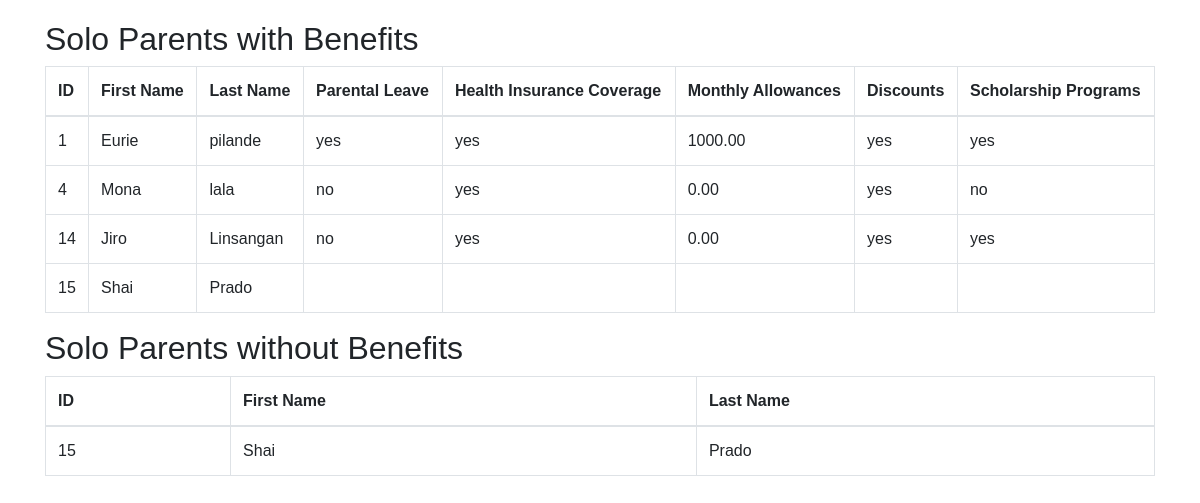
Screenshot of /view_benefits.php with the database file from the repository.
### tables this page shows
CREATE TABLE `solo_parent_benefits` (
  `id` int(11) NOT NULL,
  `solo_parent_id` int(11) DEFAULT NULL,
  `parental_leave` enum('yes','no') DEFAULT 'no',
  `health_insurance_coverage` enum('yes','no') DEFAULT 'no',
  `monthly_allowances` decimal(10,2) DEFAULT NULL,
  `discounts` enum('yes','no') DEFAULT 'no',
  `scholarship_programs` enum('yes','no') DEFAULT 'no',
  `added_at` timestamp NOT NULL DEFAULT current_timestamp(),
  `updated_at` timestamp NOT NULL DEFAULT current_timestamp() ON UPDATE current_timestamp()
);

CREATE TABLE `solo_parents` (
  `id` int(11) NOT NULL,
  `barangay` varchar(255) NOT NULL,
  `first_name` varchar(255) NOT NULL,
  `middle_name` varchar(255) DEFAULT NULL,
  `last_name` varchar(255) NOT NULL,
  `birthdate` date DEFAULT NULL,
  `place_of_birth` varchar(255) DEFAULT NULL,
  `address` varchar(255) NOT NULL,
  `solo_parent_category` enum('Widow','Unmarried','Separated','Victim of Violence','PWD') NOT NULL,
  `contact_number` varchar(20) DEFAULT NULL,
  `emergency_contact_name` varchar(255) DEFAULT NULL,
  `emergency_contact_relation` varchar(255) DEFAULT NULL,
  `emergency_contact_number` varchar(20) DEFAULT NULL,
  `emergency_contact_address` varchar(255) DEFAULT NULL
);

### view_benefits.php (the view, shortened to what this page needs)
<?php
include "db_conn.php";
$sql_with_benefits = "SELECT sp.id, sp.first_name, sp.last_name, sb.parental_leave, sb.health_insurance_coverage, sb.monthly_allowances, sb.discounts, sb.scholarship_programs
                        FROM solo_parents sp
                        LEFT JOIN solo_parent_benefits sb ON sp.id = sb.solo_parent_id";
$result_with_benefits = $conn->query($sql_with_benefits);
$sql_without_benefits = "SELECT id, first_name, last_name FROM solo_parents WHERE id NOT IN (SELECT solo_parent_id FROM solo_parent_benefits)";
$result_without_benefits = $conn->query($sql_without_benefits);
?>
<!DOCTYPE html>
<html lang="en">
<head>
    <link href="https://maxcdn.bootstrapcdn.com/bootstrap/4.5.2/css/bootstrap.min.css" rel="stylesheet">
</head>
<body>
    <div class="container">
        <h2>Solo Parents with Benefits</h2>
        <table class="table table-bordered">
            <thead>
                <tr>
                    <th>ID</th>
                    <th>First Name</th>
                    <th>Last Name</th>
                    <th>Parental Leave</th>
                    <th>Health Insurance Coverage</th>
                    <th>Monthly Allowances</th>
                    <th>Discounts</th>
                    <th>Scholarship Programs</th>
                </tr>
            </thead>
            <tbody>
                <?php
                if ($result_with_benefits->num_rows > 0) {
                    while ($row = $result_with_benefits->fetch_assoc()) {
                        echo "<tr>";
                        echo "<td>".$row['id']."</td>";
                        echo "<td>".$row['first_name']."</td>";
                        echo "<td>".$row['last_name']."</td>";
                        echo "<td>".$row['parental_leave']."</td>";
                        echo "<td>".$row['health_insurance_coverage']."</td>";
                        echo "<td>".$row['monthly_allowances']."</td>";
                        echo "<td>".$row['discounts']."</td>";
                        echo "<td>".$row['scholarship_programs']."</td>";
                        echo "</tr>";
                    }
                } else {
                    echo "<tr><td colspan='8'>No solo parents with benefits found</td></tr>";
                }
                ?>
            </tbody>
        </table>
        <h2>Solo Parents without Benefits</h2>
        <table class="table table-bordered">
            <thead>
                <tr>
                    <th>ID</th>
                    <th>First Name</th>
                    <th>Last Name</th>
                </tr>
            </thead>
            <tbody>
                <?php
                if ($result_without_benefits->num_rows > 0) {
                    while ($row = $result_without_benefits->fetch_assoc()) {
                        echo "<tr>";
                        echo "<td>".$row['id']."</td>";
                        echo "<td>".$row['first_name']."</td>";
                        echo "<td>".$row['last_name']."</td>";
                        echo "</tr>";
                    }
                } else {
                    echo "<tr><td colspan='3'>All solo parents have benefits</td></tr>";
                }
                ?>
            </tbody>
        </table>
    </div>
</body>
</html>

### view_benefits.php (style rules this page uses)
body { font-family: Arial, sans-serif; }
.container { margin-top: 20px; }
th, td { padding: 8px; }

### rows the page displays
solo_parent_benefits: solo_parent "1", solo_parent.first_name "Eurie", solo_parent.last_name "pilande", parental_leave "yes", health_insurance_coverage "yes", monthly_allowances "1000.00", discounts "yes", scholarship_programs "yes"
solo_parent_benefits: solo_parent "4", solo_parent.first_name "Mona", solo_parent.last_name "lala", parental_leave "no", health_insurance_coverage "yes", monthly_allowances "0.00", discounts "yes", scholarship_programs "no"
solo_parent_benefits: solo_parent "14", solo_parent.first_name "Jiro", solo_parent.last_name "Linsangan", parental_leave "no", health_insurance_coverage "yes", monthly_allowances "0.00", discounts "yes", scholarship_programs "yes"
solo_parents: id "15", first_name "Shai", last_name "Prado"
